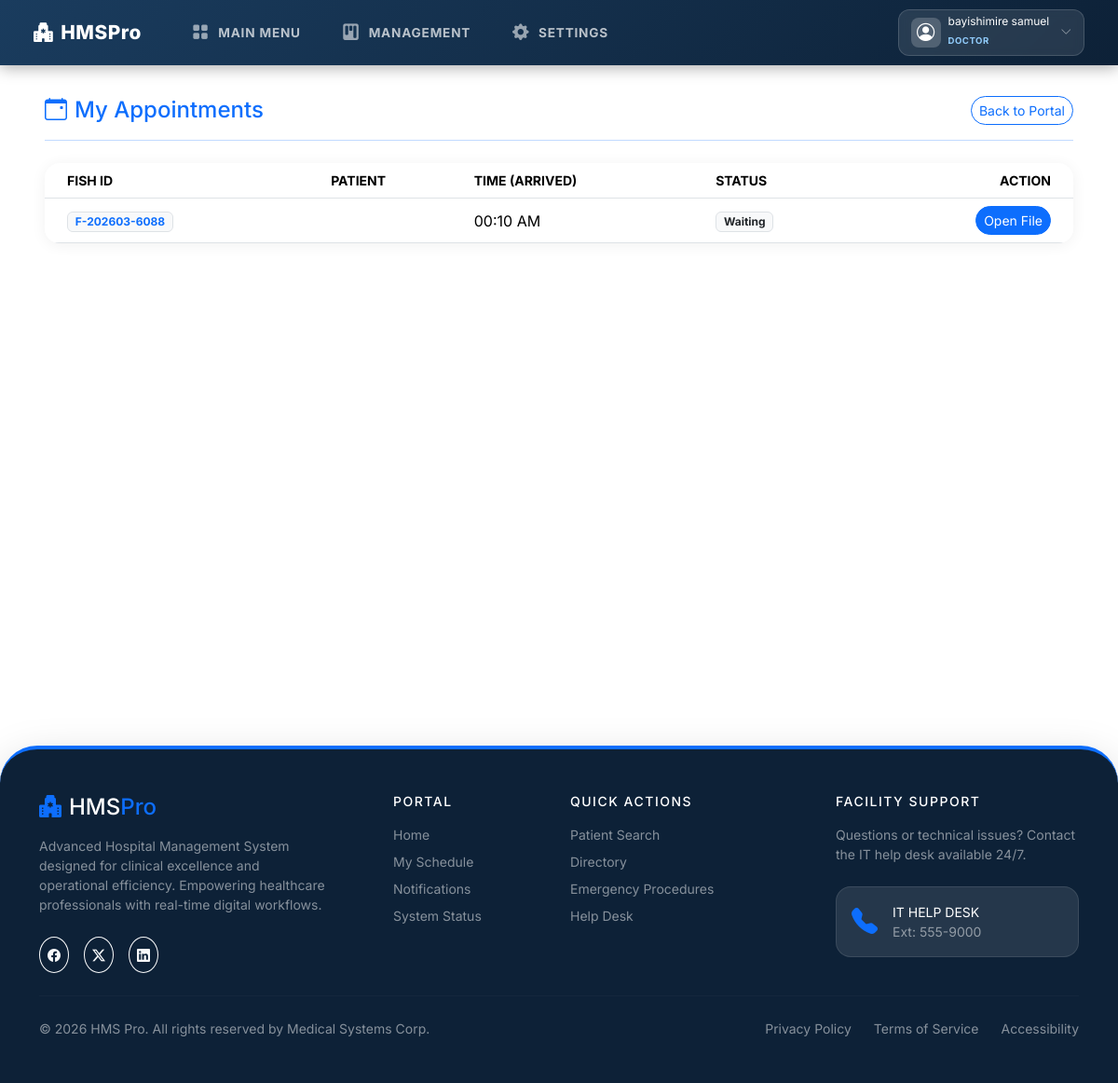
The app's page /doctor/my-appointments/ (signed in) with its own data.
### accounts/models.py (models this page shows, shortened)
class CustomUser(AbstractUser):
    ROLE_CHOICES = [
        ('Doctor', 'Doctor'),
        ('Reception', 'Reception'),
        ('Lab', 'Laboratory Staff'),
        ('Pharmacy', 'Pharmacist'),
        ('Payments', 'Billing Staff'),
        ('Nurse', 'Nurse'),
        ('WardManager', 'Ward Manager'),
        ('Admin', 'Administrator'),
    ]
    email = models.EmailField(unique=True)
    first_name = models.CharField(max_length=50)
    last_name = models.CharField(max_length=50)
    role = models.CharField(max_length=20, choices=ROLE_CHOICES, verbose_name="Select Role")
    phone = models.CharField(max_length=15, blank=True, null=True)
    address = models.TextField(blank=True, null=True)
    is_on_duty = models.BooleanField(default=True)
    schedule = models.CharField(max_length=100, blank=True, null=True) # e.g. Mon-Fri 08:00-16:00
    created_at = models.DateTimeField(default=timezone.now, editable=False)
    updated_at = models.DateTimeField(auto_now=True)
    employee_id = models.CharField(max_length=20, blank=True, null=True)  # Staff ID
    department = models.CharField(max_length=50, blank=True, null=True)   # e.g., Cardiology, Pharmacy
    profile_photo = models.ImageField(upload_to='profile_photos/', blank=True, null=True)

### reception/models.py (models this page shows, shortened)
class PatientVisit(models.Model):
    STATUS_CHOICES = [
        ('Waiting', 'Waiting for Doctor'),
        ('Consulting', 'In Consultation'),
        ('Lab', 'In Laboratory'),
        ('Pharmacy', 'In Pharmacy'),
        ('Admitted', 'Admitted'),
        ('Billing', 'Waiting for Payment'),
        ('Discharged', 'Discharged'),
    ]
    PRIORITY_CHOICES = [
        ('Normal', 'Normal'),
        ('Urgent', 'Urgent'),
        ('Emergency', 'Emergency'),
    ]
    DEPARTMENT_CHOICES = [
        ('General OPD', 'General OPD'),
        ('Cardiology', 'Cardiology'),
        ('Neurology', 'Neurology'),
        ('Pediatrics', 'Pediatrics'),
        ('Maternity', 'Maternity'),
        ('Orthopedics', 'Orthopedics'),
        ('Internal Medicine', 'Internal Medicine'),
        ('Surgery', 'Surgery'),
        ('Dental', 'Dental'),
        ('Eye Clinic', 'Eye Clinic'),
        ('ENT', 'ENT (Ear, Nose, Throat)'),
        ('Oncology', 'Oncology'),
        ('Emergency', 'Emergency Room (ER)'),
    ]
    fish_id = models.CharField(max_length=20, unique=True, editable=False)
    patient = models.ForeignKey(Patient, on_delete=models.CASCADE, related_name='visits')
    assigned_doctor = models.ForeignKey(
        settings.AUTH_USER_MODEL,
        on_delete=models.SET_NULL,
        null=True,
        blank=True,
        related_name='assigned_patients',
        limit_choices_to={'role': 'Doctor'}
    )
    department = models.CharField(max_length=100, choices=DEPARTMENT_CHOICES, default='General OPD')
    status = models.CharField(max_length=20, choices=STATUS_CHOICES, default='Waiting')
    priority = models.CharField(max_length=20, choices=PRIORITY_CHOICES, default='Normal')
    created_at = models.DateTimeField(auto_now_add=True)
    updated_at = models.DateTimeField(auto_now=True)

### doctors/views.py (the view)
        def wrapper(request, *args, **kwargs):
            if not request.user.is_authenticated:
                return redirect('login')
            if request.user.role != role_name and not request.user.is_superuser:
                messages.error(request, f'Access denied. This area is for {role_name} staff only.')
                return redirect('redirect_dashboard')
            return view_func(request, *args, **kwargs)

### doctors/views.py (called while the page is built)
def role_required(role_name):
    def decorator(view_func):
        def wrapper(request, *args, **kwargs):
            if not request.user.is_authenticated:
                return redirect('login')
            if request.user.role != role_name and not request.user.is_superuser:
                messages.error(request, f'Access denied. This area is for {role_name} staff only.')
                return redirect('redirect_dashboard')
            return view_func(request, *args, **kwargs)
        return wrapper
    return decorator

@login_required
@role_required('Doctor')
def my_appointments(request):
    today = timezone.now().date()
    appointments = PatientVisit.objects.filter(
        assigned_doctor=request.user,
        created_at__date=today
    ).order_by('created_at')
    return render(request, 'doctors/my_appointments.html', {'appointments': appointments})

### templates/doctors/my_appointments.html
{% extends 'base.html' %}
{% block content %}
<div class="d-flex align-items-center justify-content-between mb-4 pb-3 border-bottom border-primary border-opacity-25 mt-2">
  <h4 class="fw-800 text-primary mb-0"><i class="bi bi-calendar-event me-2"></i>My Appointments</h4>
  <a href="{% url 'doctor_dashboard' %}" class="btn btn-outline-primary btn-sm rounded-pill fw-700">Back to Portal</a>
</div>
<div class="hms-card">
  <div class="card-body p-0">
    <div class="table-responsive">
      <table class="table table-hover align-middle mb-0">
        <thead class="bg-light">
            <tr class="small text-muted fw-700">
              <th class="ps-4">FISH ID</th>
              <th>PATIENT</th>
              <th>TIME (ARRIVED)</th>
              <th>STATUS</th>
              <th class="text-end pe-4">ACTION</th>
            </tr>
        </thead>
        <tbody>
          {% for visit in appointments %}
            <tr>
              <td class="ps-4"><span class="badge bg-light border text-primary">{{ visit.fish_id }}</span></td>
              <td class="fw-700">{{ visit.patient.get_full_name }}</td>
              <td>{{ visit.created_at|time:"H:i A" }}</td>
              <td>
                <span class="badge bg-light text-dark border">{{ visit.status }}</span>
              </td>
              <td class="text-end pe-4">
                 <a href="{% url 'start_treatment' visit.fish_id %}" class="btn btn-sm btn-primary rounded-pill fw-700">Open File</a>
              </td>
            </tr>
          {% empty %}
            <tr><td colspan="5" class="text-center py-5 text-muted">No appointments found for today.</td></tr>
          {% endfor %}
        </tbody>
      </table>
    </div>
  </div>
</div>
{% endblock %}

### templates/base.html (shortened to what this page needs)
<!DOCTYPE html>
<html lang="en">
<head>
  <link rel="stylesheet" href="https://cdn.jsdelivr.net/npm/bootstrap@5.3.3/dist/css/bootstrap.min.css">
  <link rel="stylesheet" href="https://cdn.jsdelivr.net/npm/bootstrap-icons@1.11.3/font/bootstrap-icons.min.css">
</head>
<body class="{% block body_class %}{% endblock %}">
<nav class="navbar hms-navbar fixed-top">
  <div class="container-fluid d-flex align-items-center justify-content-between">
    <div class="d-flex align-items-center">
      <a class="navbar-brand" href="{% url 'home' %}">
        <i class="bi bi-hospital-fill me-2"></i>HMS<span>Pro</span>
      </a>
      {% include 'includes/nav_links.html' %}
    </div>
    <div class="d-flex align-items-center gap-2">
      {% if user.is_authenticated %}
        <div class="dropdown">
          <button class="profile-angle-btn d-flex align-items-center gap-2" data-bs-toggle="dropdown">
            <div class="profile-avatar">
              <i class="bi bi-person-circle"></i>
            </div>
            <div class="profile-info d-none d-sm-block text-start">
              <span class="d-block fw-800 text-white lh-1" style="font-size: 0.75rem;">{{ user.get_full_name|default:user.username }}</span>
              <span class="badge-role-mini">{{ user.role|default:"Staff" }}</span>
            </div>
            <i class="bi bi-chevron-down text-white fs-xs opacity-50 ms-1"></i>
          </button>
        </div>
      {% else %}
        <a href="{% url 'login' %}" class="btn btn-sm btn-primary fw-700 px-3 rounded-pill">
          <i class="bi bi-lock-fill me-1"></i>Secure Login
        </a>
      {% endif %}
    </div>
  </div>
</nav>
<div class="hms-main" style="margin-top:60px;">
  {% block content %}{% endblock %}
</div>
{% include 'footer.html' %}
</body>
</html>

### templates/base.html (style rules this page uses)
:root { --hms-primary: #1a3c5e; --hms-accent: #2196f3; --hms-light-bg: #ffffff; --sidebar-w: 260px; }
* { font-family: 'Inter', sans-serif; }
body { background: var(--hms-light-bg); min-height: 100vh; }
.hms-navbar { background: linear-gradient(135deg, var(--hms-primary) 0%, #0d2137 100%); box-shadow: 0 2px 16px rgba(0,0,0,.35); padding: .6rem 1.5rem; }
.hms-navbar .navbar-brand { font-weight: 800; font-size: 1.3rem; color: #fff !important; letter-spacing: .5px; }
.hms-navbar .navbar-brand span { color: var(--hms-teal); }
.hms-main { padding: 2.2rem 3rem; min-height: calc(100vh - 60px); transition: all 0.3s ease; }
.hms-card { border: none; border-radius: 16px; box-shadow: 0 2px 16px rgba(0,0,0,.06); background: #fff; overflow: hidden; }
.hms-card .card-body { padding: 1.3rem 1.5rem; }
.profile-angle-btn { background: rgba(255, 255, 255, 0.1); border: 1px solid rgba(255, 255, 255, 0.15); border-radius: 12px; padding: 0.4rem 0.8rem; transition: all 0.25s ease; backdrop-filter: blur(5px); }
.profile-avatar { width: 32px; height: 32px; background: rgba(255, 255, 255, 0.2); border-radius: 8px; display: flex; align-items: center; justify-content: center; color: #fff; font-size: 1.2rem; }
.badge-role-mini { font-size: 0.6rem; font-weight: 700; color: #90caf9; text-transform: uppercase; letter-spacing: 0.5px; }
.fs-xs { font-size: 0.75rem; }

### records on screen
CustomUser: get_full_name "bayishimire samuel", role "DOCTOR"
PatientVisit: fish_id "F-202603-6088", created_at "00:10 AM", status "Waiting"
